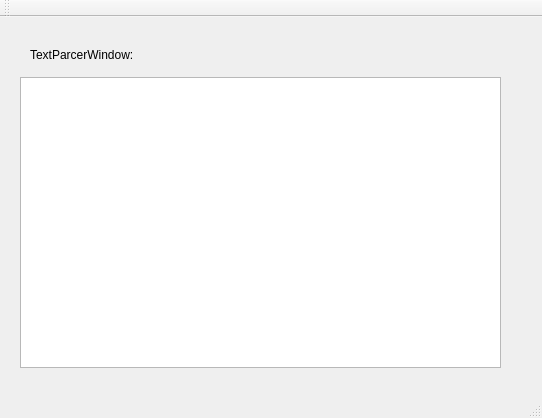
<?xml version="1.0" encoding="UTF-8"?>
<ui version="4.0">
 <class>WindowWidget</class>
 <widget class="QMainWindow" name="WindowWidget">
  <property name="geometry">
   <rect>
    <x>0</x>
    <y>0</y>
    <width>542</width>
    <height>418</height>
   </rect>
  </property>
  <property name="windowTitle">
   <string>WindowWidget</string>
  </property>
  <widget class="QWidget" name="centralWidget">
   <widget class="QPlainTextEdit" name="plainTextEditWindow">
    <property name="geometry">
     <rect>
      <x>20</x>
      <y>60</y>
      <width>481</width>
      <height>291</height>
     </rect>
    </property>
   </widget>
   <widget class="QLabel" name="label">
    <property name="geometry">
     <rect>
      <x>30</x>
      <y>30</y>
      <width>111</width>
      <height>16</height>
     </rect>
    </property>
    <property name="text">
     <string>TextParcerWindow:</string>
    </property>
   </widget>
  </widget>
  <widget class="QMenuBar" name="menuBar">
   <property name="geometry">
    <rect>
     <x>0</x>
     <y>0</y>
     <width>542</width>
     <height>21</height>
    </rect>
   </property>
  </widget>
  <widget class="QToolBar" name="mainToolBar">
   <attribute name="toolBarArea">
    <enum>TopToolBarArea</enum>
   </attribute>
   <attribute name="toolBarBreak">
    <bool>false</bool>
   </attribute>
  </widget>
  <widget class="QStatusBar" name="statusBar"/>
 </widget>
 <layoutdefault spacing="6" margin="11"/>
 <resources/>
 <connections/>
</ui>
